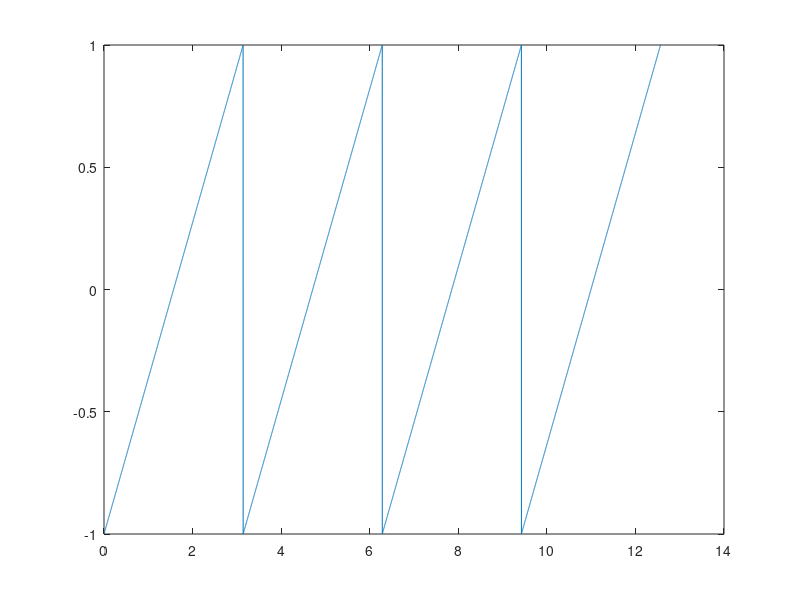

The MATLAB source for this figure: (Note: this script raises an error after producing the figure.)

rng(1);
x = linspace(0, 4*pi, 10000);
x2 = linspace(0, 4*pi, 20000);
a = 1; % amplitude
p = pi; % period

y = -(2*a/pi)*atan(cot(x*pi/p));
y2 = -(2*a/pi)*atan(cot(x2*pi/p));

plot(x, y);

d = 500;
p = 1;
n = 9999;
lambda = 1e-4;
n_predictions = 10000;
k = 6;

network = CARESN(k, p, d); 
[X, network] = network.train(y, lambda);
[u, v] = network.predict(n_predictions);
vec1 = cat(2, x, v);
output = network.coefficients*X;

plot(x2(k + 1:20000), y2(k + 1:20000), 'r', x2(k + 1:20000), cat(2, output, v), 'b')
xline(5*pi, 'k')
ylim([- 1.5, 2]);
annotation('textbox', [0.2, 0.3, 0.3, 0.1], 'String', 'Training region', ...
    'FitBoxToText', 'on', 'EdgeColor', 'none');
annotation('textbox', [0.6, 0.2, 0.2, 0.2], 'String', {'ESN prediction', ...
    'region'}, 'FitBoxToText', 'on', 'EdgeColor', 'none');
xlabel('t')
ylabel('sin(t)')